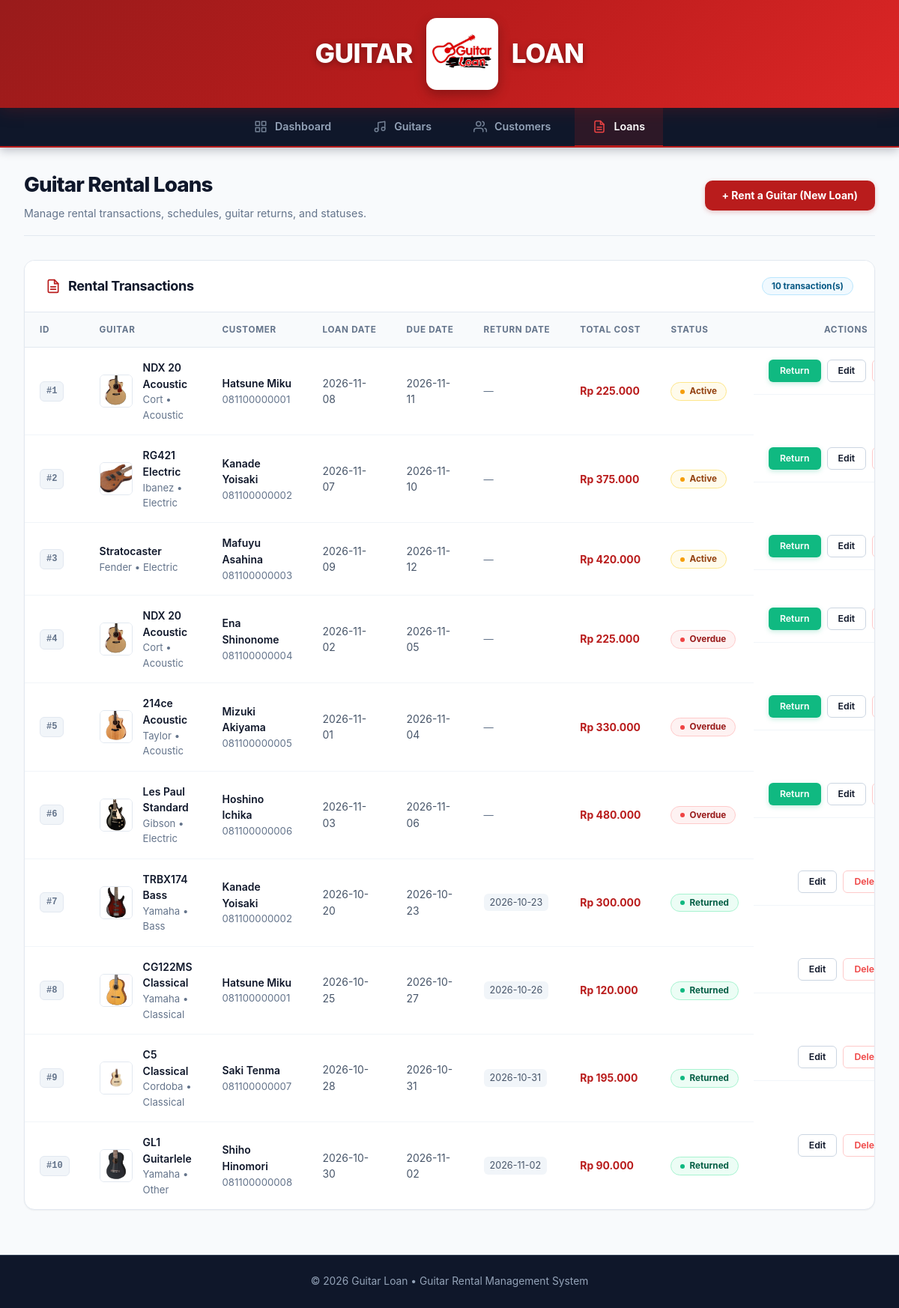
The app's page /index.php?page=loans with its own data.
### tables this page shows
CREATE TABLE loans (
    id INT UNSIGNED AUTO_INCREMENT PRIMARY KEY,
    guitar_id INT UNSIGNED NOT NULL,
    customer_id INT UNSIGNED NOT NULL,
    loan_date DATE NOT NULL,
    due_date DATE NOT NULL,
    return_date DATE DEFAULT NULL,
    status ENUM('Active', 'Returned', 'Overdue') NOT NULL DEFAULT 'Active',
    total_cost DECIMAL(12, 2) NOT NULL DEFAULT 0.00,
    created_at TIMESTAMP NOT NULL DEFAULT CURRENT_TIMESTAMP,
    updated_at TIMESTAMP NOT NULL DEFAULT CURRENT_TIMESTAMP ON UPDATE CURRENT_TIMESTAMP,
    CONSTRAINT fk_loans_guitar
        FOREIGN KEY (guitar_id) REFERENCES guitars (id)
        ON UPDATE CASCADE
        ON DELETE RESTRICT,
    CONSTRAINT fk_loans_customer
        FOREIGN KEY (customer_id) REFERENCES customers (id)
        ON UPDATE CASCADE
        ON DELETE RESTRICT,
    CONSTRAINT chk_loans_due_date CHECK (due_date >= loan_date),
    CONSTRAINT chk_loans_total_cost CHECK (total_cost >= 0)
);

CREATE TABLE guitars (
    id INT UNSIGNED AUTO_INCREMENT PRIMARY KEY,
    name VARCHAR(150) NOT NULL,
    brand VARCHAR(100) NOT NULL,
    type ENUM('Acoustic', 'Electric', 'Bass', 'Classical', 'Other') NOT NULL DEFAULT 'Other',
    condition_status ENUM('Excellent', 'Good', 'Fair', 'Needs Maintenance') NOT NULL DEFAULT 'Good',
    daily_rate DECIMAL(12, 2) NOT NULL DEFAULT 0.00,
    stock INT UNSIGNED NOT NULL DEFAULT 0,
    available_stock INT UNSIGNED NOT NULL DEFAULT 0,
    availability_status ENUM('Available', 'Unavailable') NOT NULL DEFAULT 'Available',
    image_path VARCHAR(255) DEFAULT NULL,
    created_at TIMESTAMP NOT NULL DEFAULT CURRENT_TIMESTAMP,
    updated_at TIMESTAMP NOT NULL DEFAULT CURRENT_TIMESTAMP ON UPDATE CURRENT_TIMESTAMP,
    CONSTRAINT chk_guitars_daily_rate CHECK (daily_rate >= 0),
    CONSTRAINT chk_guitars_available_stock CHECK (available_stock <= stock)
);

CREATE TABLE customers (
    id INT UNSIGNED AUTO_INCREMENT PRIMARY KEY,
    name VARCHAR(100) NOT NULL,
    email VARCHAR(150) NOT NULL UNIQUE,
    phone VARCHAR(20) NOT NULL,
    address TEXT NOT NULL,
    created_at TIMESTAMP NOT NULL DEFAULT CURRENT_TIMESTAMP,
    updated_at TIMESTAMP NOT NULL DEFAULT CURRENT_TIMESTAMP ON UPDATE CURRENT_TIMESTAMP
);

### class/Loan.php (called while the page is built, shortened)
<?php
class Loan {
    private PDO $db;
    public function __construct(?PDO $db = null) {
        $this->db = $db ?? (new Database())->conn;
    }
    public function getAllLoans(): array {
        $sql = "
            SELECT
                loans.*,
                guitars.name AS guitar_name,
                guitars.brand AS guitar_brand,
                guitars.type AS guitar_type,
                guitars.daily_rate,
                guitars.image_path AS guitar_image,
                customers.name AS customer_name,
                customers.email AS customer_email,
                customers.phone AS customer_phone
            FROM loans
            JOIN guitars ON loans.guitar_id = guitars.id
            JOIN customers ON loans.customer_id = customers.id
            ORDER BY loans.id ASC
        ";
        $stmt = $this->db->prepare($sql);
        $stmt->execute();
        return $stmt->fetchAll(PDO::FETCH_ASSOC);
    }
}

### view/loans.php (the view, shortened to what this page needs)
<div class="page-header">
    <div>
        <h2>Guitar Rental Loans</h2>
        <p class="subtitle">Manage rental transactions, schedules, guitar returns, and statuses.</p>
    </div>
    <?php if ($action !== 'add' && $action !== 'edit'): ?>
        <div>
            <a href="index.php?page=loans&action=add" class="btn btn-primary">+ Rent a Guitar (New Loan)</a>
        </div>
    <?php endif; ?>
</div>
<section class="card table-card">
    <div class="card-header">
        <div class="card-header-title">
            <h3>Rental Transactions</h3>
        </div>
        <span class="badge badge-info"><?= count($loans) ?> transaction(s)</span>
    </div>
    <?php if (empty($loans)): ?>
        <div class="empty-state">
            <p>No rental loans recorded yet.</p>
            <a href="index.php?page=loans&action=add" class="btn btn-primary">+ Create First Rental</a>
        </div>
    <?php else: ?>
        <div class="table-responsive">
            <table class="data-table">
                <thead>
                    <tr>
                        <th style="width: 65px;">ID</th>
                        <th>Guitar</th>
                        <th>Customer</th>
                        <th>Loan Date</th>
                        <th>Due Date</th>
                        <th>Return Date</th>
                        <th>Total Cost</th>
                        <th>Status</th>
                        <th style="width: 190px; text-align: center;">Actions</th>
                    </tr>
                </thead>
                <tbody>
                    <?php foreach ($loans as $l): ?>
                        <tr>
                            <td><span class="id-tag">#<?= (int)$l['id'] ?></span></td>
                            <td>
                                <div class="media-cell">
                                    <?php if (!empty($l['guitar_image']) && is_file(__DIR__ . '/../' . $l['guitar_image'])): ?>
                                        <img src="<?= htmlspecialchars($l['guitar_image']) ?>" alt="Guitar" class="table-thumbnail-sm">
                                    <?php endif; ?>
                                    <div>
                                        <strong class="table-primary-text"><?= htmlspecialchars($l['guitar_name']) ?></strong>
                                        <div class="text-muted"><?= htmlspecialchars($l['guitar_brand']) ?> &bull; <?= htmlspecialchars($l['guitar_type']) ?></div>
                                    </div>
                                </div>
                            </td>
                            <td>
                                <strong class="table-primary-text"><?= htmlspecialchars($l['customer_name']) ?></strong>
                                <div class="text-muted"><?= htmlspecialchars($l['customer_phone']) ?></div>
                            </td>
                            <td><?= htmlspecialchars($l['loan_date']) ?></td>
                            <td><?= htmlspecialchars($l['due_date']) ?></td>
                            <td>
                                <?php if (!empty($l['return_date'])): ?>
                                    <span class="return-date-badge"><?= htmlspecialchars($l['return_date']) ?></span>
                                <?php else: ?>
                                    <span class="text-muted">&mdash;</span>
                                <?php endif; ?>
                            </td>
                            <td>
                                <strong class="rate-text">Rp <?= number_format((float)$l['total_cost'], 0, ',', '.') ?></strong>
                            </td>
                            <td>
                                <?php if ($l['status'] === 'Active'): ?>
                                    <span class="badge badge-warning"><span class="badge-dot"></span>Active</span>
                                <?php elseif ($l['status'] === 'Returned'): ?>
                                    <span class="badge badge-success"><span class="badge-dot"></span>Returned</span>
                                <?php else: ?>
                                    <span class="badge badge-danger"><span class="badge-dot"></span>Overdue</span>
                                <?php endif; ?>
                            </td>
                            <td class="table-actions">
                                <?php if ($l['status'] !== 'Returned'): ?>
                                    <form method="POST" action="index.php?page=loans" style="display:inline;" onsubmit="return confirm('Process return for this guitar? This will restore stock availability.');">
                                        <button type="submit" class="btn btn-sm btn-success" title="Mark as Returned">
                                            Return
                                        </button>
                                    </form>
                                <?php endif; ?>
                                <a href="index.php?page=loans&action=edit&id=<?= (int)$l['id'] ?>" class="btn btn-sm btn-edit" title="Edit Loan">
                                    Edit
                                </a>
                                <form method="POST" action="index.php?page=loans" style="display:inline;" onsubmit="return confirm('Are you sure you want to delete this loan record?');">
                                    <button type="submit" class="btn btn-sm btn-delete" title="Delete Loan">
                                        Delete
                                    </button>
                                </form>
                            </td>
                        </tr>
                    <?php endforeach; ?>
                </tbody>
            </table>
        </div>
    <?php endif; ?>
</section>

### records on screen
loans: id "1", guitar.image_path (picture), guitar.name "NDX 20 Acoustic", guitar.brand "Cort", guitar.type "Acoustic", customer.name "Hatsune Miku", customer.phone "081100000001", loan_date "2026-11-08", due_date "2026-11-11", total_cost "225.000", status "Active" (drawn)
loans: id "2", guitar.image_path (picture), guitar.name "RG421 Electric", guitar.brand "Ibanez", guitar.type "Electric", customer.name "Kanade Yoisaki", customer.phone "081100000002", loan_date "2026-11-07", due_date "2026-11-10", total_cost "375.000", status "Active" (drawn)
loans: id "3", guitar.name "Stratocaster", guitar.brand "Fender", guitar.type "Electric", customer.name "Mafuyu Asahina", customer.phone "081100000003", loan_date "2026-11-09", due_date "2026-11-12", total_cost "420.000", status "Active" (drawn)
loans: id "4", guitar.image_path (picture), guitar.name "NDX 20 Acoustic", guitar.brand "Cort", guitar.type "Acoustic", customer.name "Ena Shinonome", customer.phone "081100000004", loan_date "2026-11-02", due_date "2026-11-05", total_cost "225.000", status "Overdue" (drawn)
loans: id "5", guitar.image_path (picture), guitar.name "214ce Acoustic", guitar.brand "Taylor", guitar.type "Acoustic", customer.name "Mizuki Akiyama", customer.phone "081100000005", loan_date "2026-11-01", due_date "2026-11-04", total_cost "330.000", status "Overdue" (drawn)
loans: id "6", guitar.image_path (picture), guitar.name "Les Paul Standard", guitar.brand "Gibson", guitar.type "Electric", customer.name "Hoshino Ichika", customer.phone "081100000006", loan_date "2026-11-03", due_date "2026-11-06", total_cost "480.000", status "Overdue" (drawn)
loans: id "7", guitar.image_path (picture), guitar.name "TRBX174 Bass", guitar.brand "Yamaha", guitar.type "Bass", customer.name "Kanade Yoisaki", customer.phone "081100000002", loan_date "2026-10-20", due_date "2026-10-23", return_date "2026-10-23", total_cost "300.000", status "Returned" (drawn)
loans: id "8", guitar.image_path (picture), guitar.name "CG122MS Classical", guitar.brand "Yamaha", guitar.type "Classical", customer.name "Hatsune Miku", customer.phone "081100000001", loan_date "2026-10-25", due_date "2026-10-27", return_date "2026-10-26", total_cost "120.000", status "Returned" (drawn)
loans: id "9", guitar.image_path (picture), guitar.name "C5 Classical", guitar.brand "Cordoba", guitar.type "Classical", customer.name "Saki Tenma", customer.phone "081100000007", loan_date "2026-10-28", due_date "2026-10-31", return_date "2026-10-31", total_cost "195.000", status "Returned" (drawn)
loans: id "10", guitar.image_path (picture), guitar.name "GL1 Guitarlele", guitar.brand "Yamaha", guitar.type "Other", customer.name "Shiho Hinomori", customer.phone "081100000008", loan_date "2026-10-30", due_date "2026-11-02", return_date "2026-11-02", total_cost "90.000", status "Returned" (drawn)

### other values on screen
count($loans) "10"
